Frame 1 (no input): blank canvas, image omitted
Frame 60 (the mouse pressed at the canvas centre just before this capture): blank canvas, image omitted
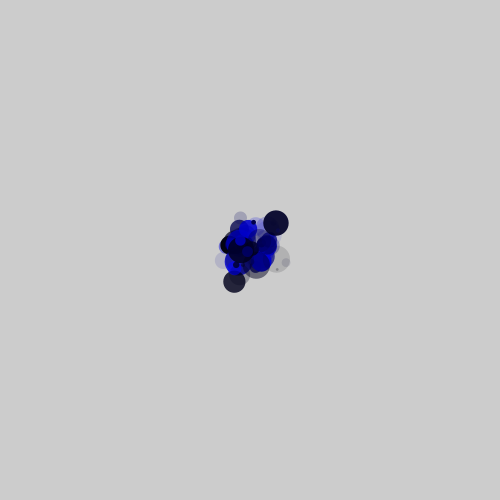
Frame 120 (the mouse held since frame 60 and released just before this capture)

The Processing sketch whose frames 1 and 60 were blank and that drew this single picture after the mouse press (run headless with seeded random() and noise(); from frame 60 on, the mouse is pressed at the canvas centre):

// Processing sketch: sketch_130121a
// ── sketch_130121a.pde
void setup() {
  size(500, 500);
  noStroke();
  ellipseMode(CENTER);
}
void draw() {
   fill(0,0,random(255), random(255));
  float size = random(30);
  float sIx = randomGaussian()*15;
  float sIy = randomGaussian()*15;
  if (mousePressed) {
   ellipse(mouseX+sIx, mouseY+sIy, size, size); 
  }
}
